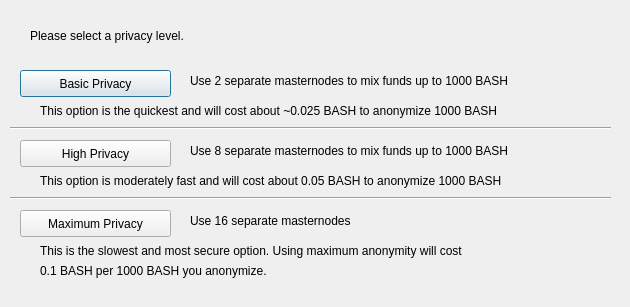
<?xml version="1.0" encoding="UTF-8"?>
<ui version="4.0">
 <class>DarksendConfig</class>
 <widget class="QDialog" name="DarksendConfig">
  <property name="geometry">
   <rect>
    <x>0</x>
    <y>0</y>
    <width>630</width>
    <height>307</height>
   </rect>
  </property>
  <property name="windowTitle">
   <string>Configure PrivateSend</string>
  </property>
  <widget class="QPushButton" name="buttonBasic">
   <property name="geometry">
    <rect>
     <x>20</x>
     <y>70</y>
     <width>151</width>
     <height>27</height>
    </rect>
   </property>
   <property name="text">
    <string>Basic Privacy</string>
   </property>
  </widget>
  <widget class="QPushButton" name="buttonHigh">
   <property name="geometry">
    <rect>
     <x>20</x>
     <y>140</y>
     <width>151</width>
     <height>27</height>
    </rect>
   </property>
   <property name="text">
    <string>High Privacy</string>
   </property>
  </widget>
  <widget class="QPushButton" name="buttonMax">
   <property name="geometry">
    <rect>
     <x>20</x>
     <y>210</y>
     <width>151</width>
     <height>27</height>
    </rect>
   </property>
   <property name="text">
    <string>Maximum Privacy</string>
   </property>
  </widget>
  <widget class="QLabel" name="label">
   <property name="geometry">
    <rect>
     <x>30</x>
     <y>20</y>
     <width>571</width>
     <height>31</height>
    </rect>
   </property>
   <property name="text">
    <string>Please select a privacy level.</string>
   </property>
  </widget>
  <widget class="QLabel" name="label_2">
   <property name="geometry">
    <rect>
     <x>190</x>
     <y>70</y>
     <width>421</width>
     <height>21</height>
    </rect>
   </property>
   <property name="text">
    <string>Use 2 separate masternodes to mix funds up to 1000 BASH</string>
   </property>
  </widget>
  <widget class="QLabel" name="label_3">
   <property name="geometry">
    <rect>
     <x>190</x>
     <y>140</y>
     <width>411</width>
     <height>21</height>
    </rect>
   </property>
   <property name="text">
    <string>Use 8 separate masternodes to mix funds up to 1000 BASH</string>
   </property>
  </widget>
  <widget class="QLabel" name="label_4">
   <property name="geometry">
    <rect>
     <x>190</x>
     <y>210</y>
     <width>421</width>
     <height>21</height>
    </rect>
   </property>
   <property name="text">
    <string>Use 16 separate masternodes</string>
   </property>
  </widget>
  <widget class="QLabel" name="label_6">
   <property name="geometry">
    <rect>
     <x>40</x>
     <y>100</y>
     <width>561</width>
     <height>21</height>
    </rect>
   </property>
   <property name="text">
    <string>This option is the quickest and will cost about ~0.025 BASH to anonymize 1000 BASH</string>
   </property>
  </widget>
  <widget class="QLabel" name="label_7">
   <property name="geometry">
    <rect>
     <x>40</x>
     <y>170</y>
     <width>561</width>
     <height>21</height>
    </rect>
   </property>
   <property name="text">
    <string>This option is moderately fast and will cost about 0.05 BASH to anonymize 1000 BASH</string>
   </property>
  </widget>
  <widget class="QLabel" name="label_8">
   <property name="geometry">
    <rect>
     <x>40</x>
     <y>240</y>
     <width>561</width>
     <height>21</height>
    </rect>
   </property>
   <property name="text">
    <string>This is the slowest and most secure option. Using maximum anonymity will cost</string>
   </property>
  </widget>
  <widget class="QLabel" name="label_9">
   <property name="geometry">
    <rect>
     <x>40</x>
     <y>260</y>
     <width>561</width>
     <height>21</height>
    </rect>
   </property>
   <property name="text">
    <string>0.1 BASH per 1000 BASH you anonymize.</string>
   </property>
  </widget>
  <widget class="Line" name="line">
   <property name="geometry">
    <rect>
     <x>10</x>
     <y>120</y>
     <width>601</width>
     <height>16</height>
    </rect>
   </property>
   <property name="orientation">
    <enum>Qt::Horizontal</enum>
   </property>
  </widget>
  <widget class="Line" name="line_2">
   <property name="geometry">
    <rect>
     <x>10</x>
     <y>190</y>
     <width>601</width>
     <height>16</height>
    </rect>
   </property>
   <property name="orientation">
    <enum>Qt::Horizontal</enum>
   </property>
  </widget>
 </widget>
 <resources/>
 <connections/>
</ui>
